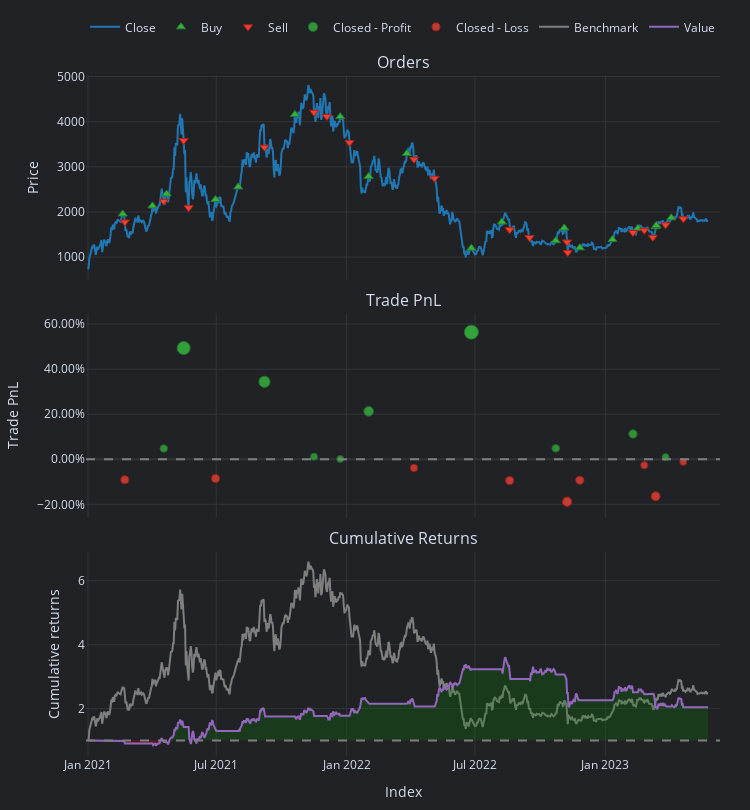

The notebook cell saved with this chart:
### Markdown cell above
Same, that makes sense. Feel free to copy the above cell and change it to any of the other factors, just look at pf.stats() to see each of the different metrics you can grab. win rate, calmar, max drawdown, etc. etc. 
In the next cell let's isolate the best max drawdown.

### Code cell
# Show the portfolio backtest simulation
# pf[13,9].plot().show() # you can call the pf object like a dictionary to get the backtest of a specific combination
# The above is the same as 
pf[best_sharpe_combination].plot().show()

### Figure 1 — Plotly figure (JSON) as saved in the notebook; plotly's stock layout.template omitted (floating-point values rounded to 4 significant figures; data arrays with more than 128 entries replaced by an {"elided": "..."} marker saying what was removed)
{"data": [{"legendgroup": "0", "line": {"color": "#1f77b4"}, "mode": "lines", "name": "Close", "showlegend": true, "type": "scatter", "uid": "004a0cee-733e-4002-ab5a-016ee94feb8e", "x": {"elided": "876 str values"}, "xaxis": "x", "y": {"elided": "876 float values"}, "yaxis": "y"}, {"customdata": {"elided": "19x9 mixed values"}, "hovertemplate": "<br>Order Id: %{customdata[0]}\n<br>Signal Index: %{customdata[1]}\n<br>Creation Index: %{customdata[2]}\n<br>Fill Index: %{customdata[3]}\n<br>Size: %{customdata[4]:,}\n<br>Price: %{customdata[5]:,}\n<br>Fees: %{customdata[6]:,}\n<br>Type: %{customdata[7]}\n<br>Stop Type: %{customdata[8]}", "marker": {"color": "#37B13F", "line": {"color": "rgb(38,123,44)", "width": 1}, "size": 8, "symbol": "triangle-up"}, "mode": "markers", "name": "Buy", "type": "scatter", "uid": "b4f2cf24-82ee-4958-9721-e1bc528792b7", "x": ["2021-02-19T00:00:00+00:00", "2021-04-02T00:00:00+00:00", "2021-04-22T00:00:00+00:00", "2021-06-30T00:00:00+00:00", "2021-08-01T00:00:00+00:00", "2021-10-20T00:00:00+00:00", "2021-12-23T00:00:00+00:00", "2022-02-01T00:00:00+00:00", "2022-03-27T00:00:00+00:00", "2022-06-26T00:00:00+00:00", "2022-08-08T00:00:00+00:00", "2022-10-23T00:00:00+00:00", "2022-11-04T00:00:00+00:00", "2022-11-26T00:00:00+00:00", "2023-01-11T00:00:00+00:00", "2023-02-16T00:00:00+00:00", "2023-03-13T00:00:00+00:00", "2023-03-14T00:00:00+00:00", "2023-04-04T00:00:00+00:00"], "xaxis": "x", "y": [1955, 2134.0, 2398.0, 2276.0, 2556.0, 4161.0, 4111.0, 2787.0, 3296.0, 1198.0, 1777.0, 1364.0, 1645.0, 1206.0, 1389.0, 1638.0, 1673.0, 1699.0, 1870.0], "yaxis": "y"}, {"customdata": {"elided": "19x9 mixed values"}, "hovertemplate": "<br>Order Id: %{customdata[0]}\n<br>Signal Index: %{customdata[1]}\n<br>Creation Index: %{customdata[2]}\n<br>Fill Index: %{customdata[3]}\n<br>Size: %{customdata[4]:,}\n<br>Price: %{customdata[5]:,}\n<br>Fees: %{customdata[6]:,}\n<br>Type: %{customdata[7]}\n<br>Stop Type: %{customdata[8]}", "marker": {"color": "#EA4335", "line": {"color": "rgb(181,31,18)", "width": 1}, "size": 8, "symbol": "triangle-down"}, "mode": "markers", "name": "Sell", "type": "scatter", "uid": "893f304f-709e-4c1e-971c-442bc23673b2", "x": ["2021-02-22T00:00:00+00:00", "2021-04-18T00:00:00+00:00", "2021-05-16T00:00:00+00:00", "2021-05-23T00:00:00+00:00", "2021-09-07T00:00:00+00:00", "2021-11-16T00:00:00+00:00", "2021-12-04T00:00:00+00:00", "2022-01-05T00:00:00+00:00", "2022-04-06T00:00:00+00:00", "2022-05-05T00:00:00+00:00", "2022-08-19T00:00:00+00:00", "2022-09-16T00:00:00+00:00", "2022-11-08T00:00:00+00:00", "2022-11-09T00:00:00+00:00", "2023-02-09T00:00:00+00:00", "2023-02-25T00:00:00+00:00", "2023-03-09T00:00:00+00:00", "2023-03-27T00:00:00+00:00", "2023-04-21T00:00:00+00:00"], "xaxis": "x", "y": [1778.0, 2236.0, 3582.0, 2096.0, 3435.0, 4210.0, 4117.0, 3541.0, 3169.0, 2748.0, 1609.0, 1434.0, 1335.0, 1103.0, 1545.0, 1595.0, 1437.0, 1715.0, 1849.0], "yaxis": "y"}, {"customdata": [["1", "1", "2021-04-18 00:00:00+00:00", 4.344, 0.04778], ["2", "2", "2021-05-16 00:00:00+00:00", 47.05, 0.4938], ["4", "4", "2021-09-07 00:00:00+00:00", 44.76, 0.3439], ["5", "5", "2021-11-16 00:00:00+00:00", 2.043, 0.01168], ["6", "6", "2021-12-23 00:00:00+00:00", 0.251, 0.001418], ["7", "7", "2022-02-01 00:00:00+00:00", 37.7, 0.2128], ["9", "9", "2022-06-26 00:00:00+00:00", 116.6, 0.5641], ["11", "11", "2022-10-23 00:00:00+00:00", 14.22, 0.04861], ["14", "14", "2023-02-09 00:00:00+00:00", 25.34, 0.1123], ["17", "17", "2023-03-27 00:00:00+00:00", 1.902, 0.009309]], "hovertemplate": "<br>Exit Trade Id: %{customdata[0]}\n<br>Position Id: %{customdata[1]}\n<br>Exit Index: %{customdata[2]}\n<br>PnL: %{customdata[3]:,}\n<br>Return: %{customdata[4]:,%}", "marker": {"color": "#37B13F", "line": {"color": "rgb(38,123,44)", "width": 1}, "opacity": [0.7624, 0.8813, 0.8413, 0.7527, 0.75, 0.8063, 0.9, 0.7626, 0.7795, 0.7521], "size": [7.577, 13.13, 11.26, 7.128, 7, 9.629, 14, 7.587, 8.379, 7.098], "symbol": "circle"}, "mode": "markers", "name": "Closed - Profit", "type": "scatter", "uid": "45ad7174-7930-4d43-8fea-c151ffea81aa", "x": ["2021-04-18T00:00:00+00:00", "2021-05-16T00:00:00+00:00", "2021-09-07T00:00:00+00:00", "2021-11-16T00:00:00+00:00", "2021-12-23T00:00:00+00:00", "2022-02-01T00:00:00+00:00", "2022-06-26T00:00:00+00:00", "2022-10-23T00:00:00+00:00", "2023-02-09T00:00:00+00:00", "2023-03-27T00:00:00+00:00"], "xaxis": "x2", "y": [0.04778, 0.4938, 0.3439, 0.01168, 0.001418, 0.2128, 0.5641, 0.04861, 0.1123, 0.009309], "yaxis": "y2"}, {"customdata": [["0", "0", "2021-02-22 00:00:00+00:00", -9.075, -0.09075], ["3", "3", "2021-06-30 00:00:00+00:00", -12.17, -0.08552], ["8", "8", "2022-04-06 00:00:00+00:00", -8.29, -0.03858], ["10", "10", "2022-08-19 00:00:00+00:00", -30.56, -0.09456], ["12", "12", "2022-11-08 00:00:00+00:00", -57.83, -0.1885], ["13", "13", "2022-11-26 00:00:00+00:00", -23.23, -0.09329], ["15", "15", "2023-02-25 00:00:00+00:00", -6.632, -0.02641], ["16", "16", "2023-03-13 00:00:00+00:00", -40.16, -0.1643], ["18", "18", "2023-04-21 00:00:00+00:00", -2.38, -0.01154]], "hovertemplate": "<br>Exit Trade Id: %{customdata[0]}\n<br>Position Id: %{customdata[1]}\n<br>Exit Index: %{customdata[2]}\n<br>PnL: %{customdata[3]:,}\n<br>Return: %{customdata[4]:,%}", "marker": {"color": "#EA4335", "line": {"color": "rgb(181,31,18)", "width": 1}, "opacity": [0.7738, 0.7724, 0.7599, 0.7748, 0.7999, 0.7745, 0.7567, 0.7934, 0.7527], "size": [8.111, 8.046, 7.462, 8.159, 9.327, 8.143, 7.311, 9.026, 7.126], "symbol": "circle"}, "mode": "markers", "name": "Closed - Loss", "type": "scatter", "uid": "5aee67c7-ccb5-4643-b3c2-dd0cda58a258", "x": ["2021-02-22T00:00:00+00:00", "2021-06-30T00:00:00+00:00", "2022-04-06T00:00:00+00:00", "2022-08-19T00:00:00+00:00", "2022-11-08T00:00:00+00:00", "2022-11-26T00:00:00+00:00", "2023-02-25T00:00:00+00:00", "2023-03-13T00:00:00+00:00", "2023-04-21T00:00:00+00:00"], "xaxis": "x2", "y": [-0.09075, -0.08552, -0.03858, -0.09456, -0.1885, -0.09329, -0.02641, -0.1643, -0.01154], "yaxis": "y2"}, {"legendgroup": "1", "line": {"color": "#7f7f7f"}, "mode": "lines", "name": "Benchmark", "showlegend": true, "type": "scatter", "uid": "9b226ad4-47df-44f7-8219-2ec3ec542848", "x": {"elided": "876 str values"}, "xaxis": "x3", "y": {"elided": "876 float values"}, "yaxis": "y3"}, {"hoverinfo": "skip", "line": {"color": "rgba(0, 0, 0, 0)", "width": 0}, "mode": "lines", "opacity": 0, "showlegend": false, "type": "scatter", "uid": "aa0f21ed-9bce-4c16-b9e4-f0c5de6e0078", "x": {"elided": "876 str values"}, "xaxis": "x3", "y": {"elided": "876 int values"}, "yaxis": "y3"}, {"connectgaps": false, "fill": "tonexty", "fillcolor": "rgba(0, 128, 0, 0.25)", "hoverinfo": "skip", "line": {"color": "rgba(0, 0, 0, 0)", "width": 0}, "mode": "lines", "opacity": 0, "showlegend": false, "type": "scatter", "uid": "ff907967-6f9c-4e3e-aff5-10ed9080668f", "x": {"elided": "876 str values"}, "xaxis": "x3", "y": {"elided": "876 float values"}, "yaxis": "y3"}, {"hoverinfo": "skip", "line": {"color": "rgba(0, 0, 0, 0)", "width": 0}, "mode": "lines", "opacity": 0, "showlegend": false, "type": "scatter", "uid": "b28ceb89-59cd-4b55-aff6-87a2bd4630c1", "x": {"elided": "876 str values"}, "xaxis": "x3", "y": {"elided": "876 int values"}, "yaxis": "y3"}, {"connectgaps": false, "fill": "tonexty", "fillcolor": "rgba(255, 0, 0, 0.25)", "hoverinfo": "skip", "line": {"color": "rgba(0, 0, 0, 0)", "width": 0}, "mode": "lines", "opacity": 0, "showlegend": false, "type": "scatter", "uid": "399aa940-b388-4f16-9131-2b12f58aecce", "x": {"elided": "876 str values"}, "xaxis": "x3", "y": {"elided": "876 float values"}, "yaxis": "y3"}, {"legendgroup": "2", "line": {"color": "#9467bd"}, "mode": "lines", "name": "Value", "showlegend": true, "type": "scatter", "uid": "bb22f332-a490-4ae4-9321-bc327834de12", "x": {"elided": "876 str values"}, "xaxis": "x3", "y": {"elided": "876 float values"}, "yaxis": "y3"}, {"hoverinfo": "skip", "line": {"color": "rgba(0, 0, 0, 0)", "width": 0}, "mode": "lines", "opacity": 0, "showlegend": false, "type": "scatter", "uid": "15952b53-e5cc-499d-8566-5869ebcff9de", "x": {"elided": "876 str values"}, "xaxis": "x3", "y": {"elided": "876 int values"}, "yaxis": "y3"}], "layout": {"annotations": [{"font": {"size": 16}, "showarrow": false, "text": "Orders", "x": 0.5, "xanchor": "center", "xref": "paper", "y": 1, "yanchor": "bottom", "yref": "paper"}, {"font": {"size": 16}, "showarrow": false, "text": "Trade PnL", "x": 0.5, "xanchor": "center", "xref": "paper", "y": 0.6502, "yanchor": "bottom", "yref": "paper"}, {"font": {"size": 16}, "showarrow": false, "text": "Cumulative Returns", "x": 0.5, "xanchor": "center", "xref": "paper", "y": 0.3004, "yanchor": "bottom", "yref": "paper"}], "height": 810, "legend": {"orientation": "h", "traceorder": "normal", "x": 1, "xanchor": "right", "y": 1.049, "yanchor": "bottom"}, "margin": {"b": 30, "l": 30, "r": 30, "t": 30}, "shapes": [{"line": {"color": "gray", "dash": "dash"}, "type": "line", "x0": 0, "x1": 1, "xref": "paper", "y0": 0, "y1": 0, "yref": "y2"}, {"line": {"color": "gray", "dash": "dash"}, "type": "line", "x0": 0, "x1": 1, "xref": "paper", "y0": 1, "y1": 1, "yref": "y3"}], "showlegend": true, "width": 750, "xaxis": {"anchor": "y", "domain": [0, 1], "matches": "x3", "showticklabels": false}, "xaxis2": {"anchor": "y2", "domain": [0, 1], "matches": "x3", "showticklabels": false}, "xaxis3": {"anchor": "y3", "domain": [0, 1], "title": {"text": "Index"}}, "yaxis": {"anchor": "x", "domain": [0.6996, 1], "title": {"text": "Price"}}, "yaxis2": {"anchor": "x2", "domain": [0.3498, 0.6502], "tickformat": ".2%", "title": {"text": "Trade PnL"}}, "yaxis3": {"anchor": "x3", "domain": [0, 0.3004], "title": {"text": "Cumulative returns"}}}}
